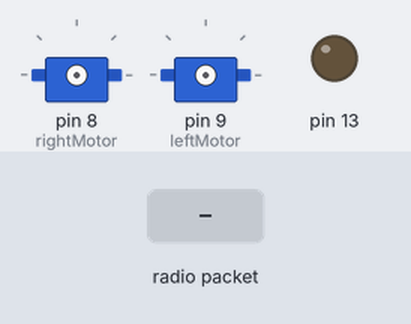
Bench run of a sketch on a simulated Arduino Uno, built with avr-gcc and run on an emulated ATmega328P. On the bench: 2 × servo, output pins drawn as LEDs (lit = HIGH). Inputs (shaded band) come from the test bench. No radio packets arrive unless stated; what the sketch prints to the serial monitor is not drawn.

Above: at 1.2 s.
1.3 s: radio packet "M" arrives
2.8 s: radio packet "N" arrives
Timing chart, 0 to 5.8 s (numbered marks = the images above; inputs shaded):
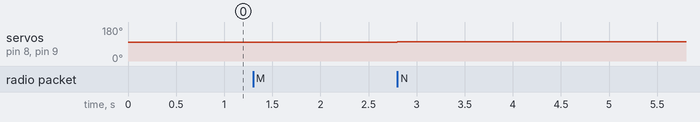

The sketch:

wireLess_Rx.ino
```cpp
#include <VirtualWire.h>
#include <ServoTimer2.h>

ServoTimer2 leftMotor;
ServoTimer2 rightMotor;


void setup() {
  Serial.begin(9600);
    vw_set_ptt_inverted(true); // Required for DR3100
    vw_set_rx_pin(12);
    vw_setup(4000);  // Bits per sec
    pinMode(13, OUTPUT);

    vw_rx_start();       // Start the receiver PLL running
}

void loop() {
  char buf[VW_MAX_MESSAGE_LEN];
  uint8_t buflen = VW_MAX_MESSAGE_LEN;
  int intVal;
  char recData;
  char *ptrrecData;
  String dummy;
  char retVal;

  if (vw_get_message(buf, &buflen)) {

    for(int i=0; i<buflen; i++) {
//      Serial.println(buf[i]);
      if (buf[i] != 'C' && buf[i] != 'J' && buf[i] != 'Z') {
        Serial.println(buf[i]);
        if (buf[i] == 'M') {
          moveMotor(1560,1560);
        } else if (buf[i] == 'N') {
          moveMotor(1600,1600);
        }
      } else {
        stopMotor();
        Serial.println("No Operation");
      }
    }

  }


}
/*
void rec() {
    char buf[VW_MAX_MESSAGE_LEN];
    uint8_t buflen = VW_MAX_MESSAGE_LEN;
    int intVal;
    char recData;
    char *ptrrecData;
    String dummy;
    char retVal;

    if (vw_get_message(buf, &buflen)) {

      for(int i=0; i<buflen; i++) {
        Serial.println(buf[i]);
      }
    }
}*/

void moveMotor (int leftSpeed, int rightSpeed){
  rightMotor.attach(8);
  leftMotor.attach(9);
  rightMotor.write(rightSpeed);
  leftMotor.write(leftSpeed);
}

void stopMotor() {
  leftMotor.detach();
  rightMotor.detach();
}
```

Measured:
- after the input at 2.8 s, servo on pin 8 (rightMotor), servo on pin 9 (leftMotor): 99° → 102° at once
